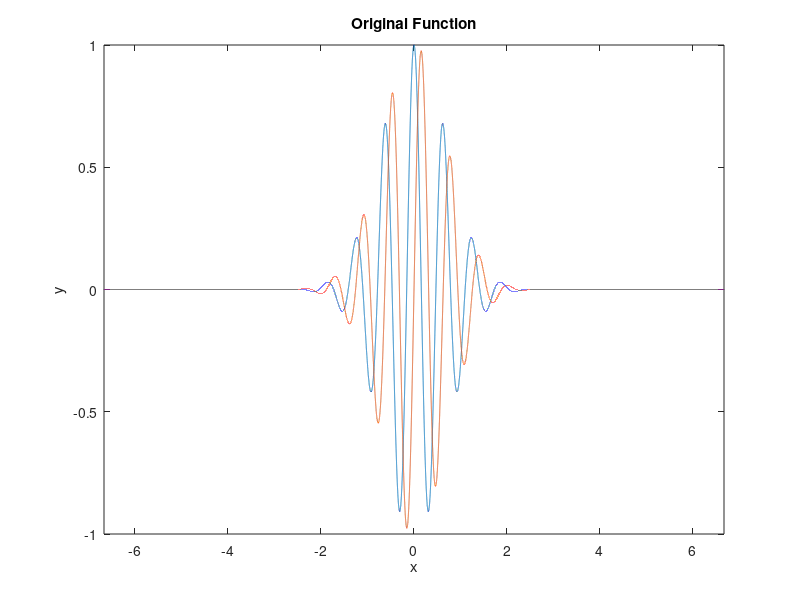

This figure's MATLAB source: (Note: this script raises an error after producing the figure.)
% FFT test
% turns out FFT and DFT only has 1e-13 maximum error in this case!

close all;
x0 = 0;
f = @(x) exp(10i*(x-x0)).*exp(-(x-x0).^2);
xspan = [-40 ,40]; Nx = 1000000;
x = linspace(xspan(1),xspan(2),Nx);
figure; plot(x,[real(f(x));imag(f(x))]); axis([xspan/6,-1,1]);
title('Original Function'); xlabel('x'); ylabel('y');
kspan = [-16,16]; 

% continuous FFT
% agrees with analytical solution
Nk = 500;
[k,g1,g1h] = CFT(f,xspan,kspan,Nk);
figure; plot(k,[real(g1); imag(g1)]); 
title('the Continuout FT spectrum'); xlabel('\omega'); ylabel('g');
axis([kspan(1),kspan(2),0,1]);

% DFT method (is exactly the same as FFT)
% Nx = 200; 
% Nk = round(Nx/2); k = 2*pi*(0:Nk-1)/(x2-x1);
% x = linspace(x1,x2,Nx);
% g2 = dft(f(x));  g2 = g2(1:Nk);
% figure; plot(k,abs(g2)); title('the DFT method')

% FFT method
[k,g3] = FFT(x,f(x));
figure; plot(k,[real(g3); imag(g3)]); 
title('FFT spectrum'); xlabel('\omega'); ylabel('g');
axis([kspan(1),kspan(2),0,1]);


% inverse FFT
% iFFT of FFT is not a good idea
% but ifft of fft is very exact!
% because idft matrix is just the transpose of dft matrix, which is
% hermitian. So it's the exact inverse matrix.

[x1,y1] = iFFT(k,g3);
figure; plot(x1,[real(y1); imag(y1)]); 
title('iFFT to get back'); xlabel('x'); ylabel('y');
axis([xspan/6,-1,1])

